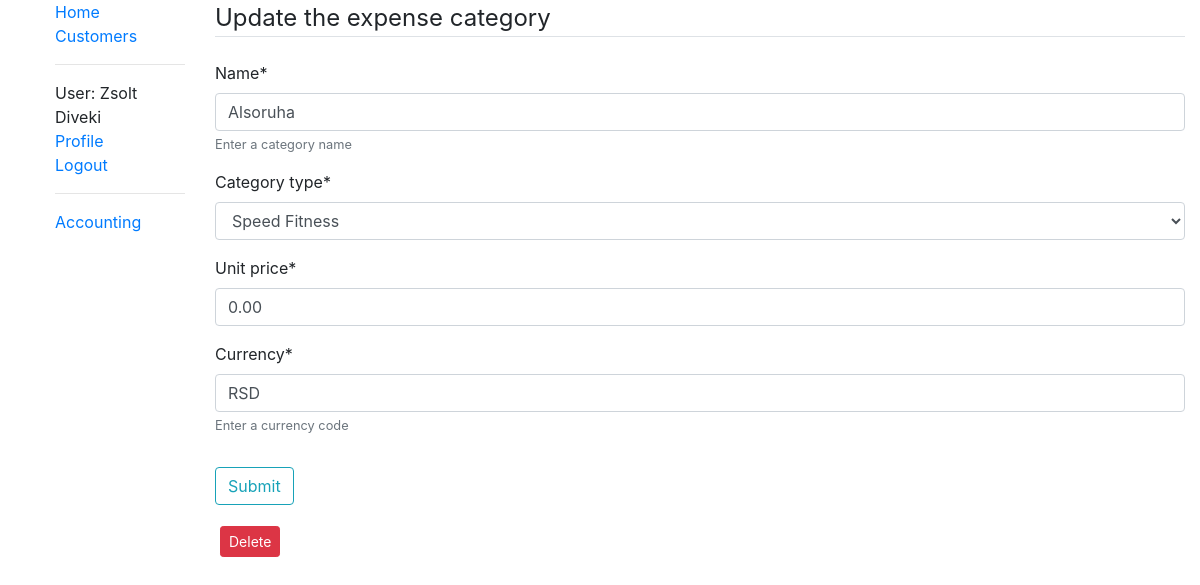
The app's page /accounting/expensecategories/2/update (signed in) with its own data.
### accounting/models.py (models this page shows, shortened)
class ExpenseCategories(models.Model):
    name = models.CharField(max_length=200, help_text='Enter a category name', blank=False)
    category_type = models.ForeignKey(CategoryType, on_delete=models.CASCADE, blank=False)
    unit_price = models.DecimalField(max_digits=8, decimal_places=2, blank=False, default=Decimal('0.0000'))
    currency = models.CharField(max_length=3, help_text='Enter a currency code',  blank=False, default='RSD')
    class Meta:
        ordering = ['category_type']
        permissions = (('can_see_all_financials', 'Show all financials'), ('can_see_own_financials', 'Show own financials'))

class CategoryType(models.Model):
    name = models.CharField(max_length=200, help_text='Enter a category type', blank=False)
    class Meta:
        permissions = (('can_see_all_financials', 'Show all financials'), ('can_see_own_financials', 'Show own financials'))
    def __str__(self):
        return f'{self.name}'

### accounting/views.py (the view)
# urls.py: path('expensecategories/<int:pk>/update', views.ExpenseCategoriesUpdate.as_view(), name='expensecategories_update'),
class ExpenseCategoriesUpdate(LoginRequiredMixin, PermissionRequiredMixin, UpdateView):
    model = ExpenseCategories
    permission_required = 'accounting.can_see_all_financials'
    fields = '__all__'

### customers/models.py (called while the page is built)
    def get_absolute_url(self):
        return reverse('customers:person-detail', args=[str(self.slug)])

### accounting/templates/accounting/expensecategories_form.html
{% extends "base_generic.html" %}
{% load crispy_forms_tags %}
{% block content %}
    <div class="content-section">
        <form method="POST" enctype = "multipart/form-data">{% csrf_token %}
            <fieldset class="form-group">
                <legend class="border-bottom mb-4">Update the expense category </legend>
                {{ form|crispy }}
            </fieldset>
            <div class="form-group">
                <button class="btn btn-outline-info" type="submit">Submit</button>
            </div>
        </form>
        {% if form.instance.id %}
        <a type="button" style="margin:5px" class="btn btn-danger btn-sm" href="{% url 'accounting:expensecategories_delete' form.instance.id %}">Delete</a>
        {% endif %}
    </div>
{% endblock content %}

### templates/base_generic.html (shortened to what this page needs)
<!DOCTYPE html>
<html lang="en">
<head>
  <link rel="stylesheet" href="https://stackpath.bootstrapcdn.com/bootstrap/4.1.3/css/bootstrap.min.css">
  <link href="http://cdn.pydata.org/bokeh/release/bokeh-0.12.0.min.css" rel="stylesheet" type="text/css">
  <!-- {% load static %}
  <link rel="stylesheet" href="{% static 'css/styles.css' %}"> -->
</head>
<body>
  <div class="container-fluid">
    <div class="row">
      <div class="col-sm-2">
      {% block sidebar %}
        <ul class="sidebar-nav" style="list-style-type: none;">
          <li><a href="{% url 'index' %}">Home</a></li>
          <li><a href="{% url 'customers:customers-list' %}">Customers</a></li>
          <hr>
          {% if user.is_authenticated %}
            <li>User: {{user.get_full_name}}</li>
            <li><a href="{{ user.person.get_absolute_url}}">Profile</a></li>
            <li><a href="{% url 'logout' %}">Logout</a></li>
          {% else %}
            <li><a href="{% url 'login' %}">Login</a></li>
            <li><a href="{% url 'signup' %}">Sign Up</a></li>
          {% endif %}
          <hr>
          {% if perms.customers.can_see_own_financials %}
            <li><a href="{% url 'accounting:accounting' %}">Accounting</a></li>
          {% endif %}
        </ul>
     {% endblock %}
      </div>
      <div class="col-sm-10 ">{% block content %}{% endblock %}
      </div>
    </div>
  </div>
</body>
</html>

### records on screen
ExpenseCategories: name "Alsoruha", category_type "Speed Fitness", unit_price "0.00", currency "RSD"

### other values on screen
{{ user.get_full_name }} "Zsolt Diveki"
